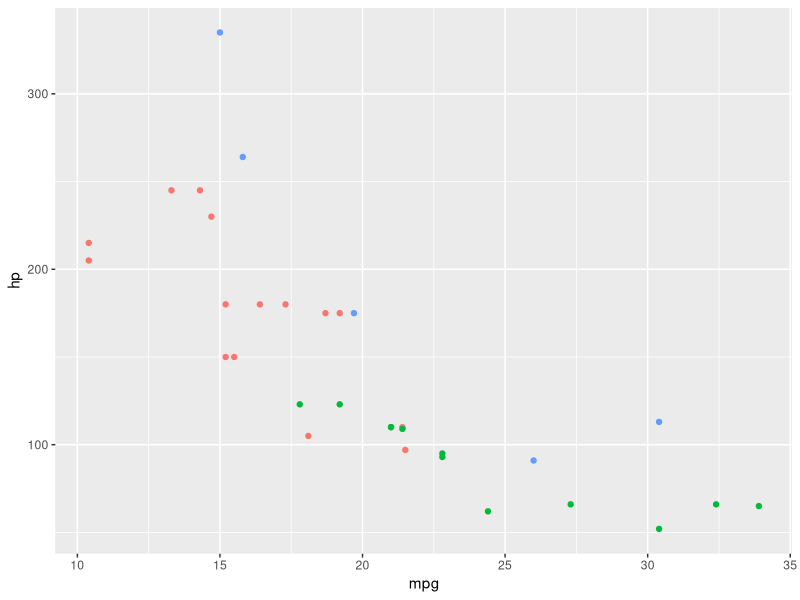

Recreate this plot in R.
## ---- chunk 1
library(tidyverse)
mtcars %>% 
  ggplot(aes(mpg, hp, color = as.factor(gear))) +
  geom_point(show.legend = FALSE)
